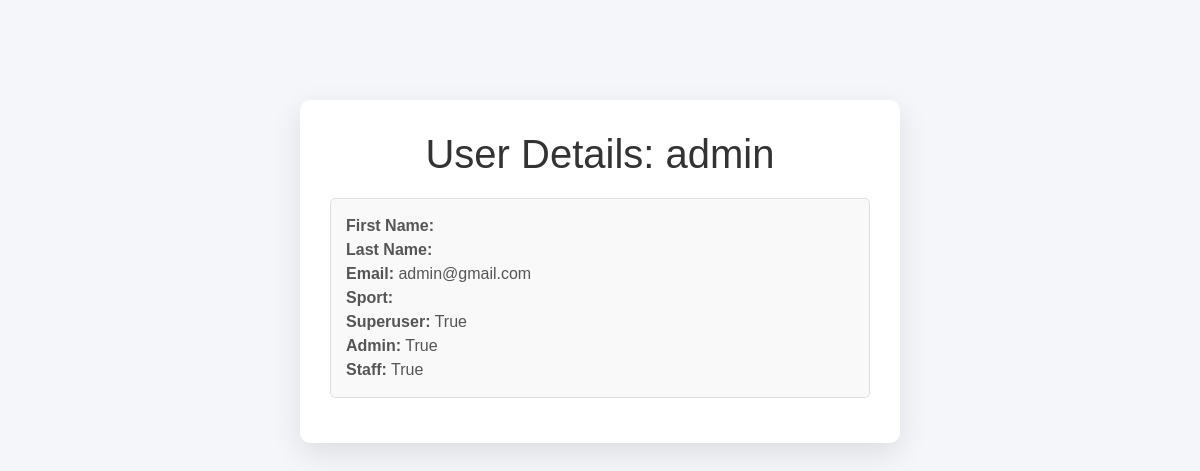
/admin_users/view/1/ (signed in), run on the app's committed database.
### myapp/models.py (models this page shows, shortened)
class CustomUser(AbstractUser):
    SPORT_CHOICES = [
        ('arnis', 'Arnis'),
        ('volleyball', 'Volleyball'),
        ('table_tennis', 'Table Tennis'),
    ]
    userID = models.AutoField(primary_key=True)
    username = models.CharField(max_length=255, unique=True)
    password = models.CharField(max_length=255)  # This field will store hashed passwords
    sport = models.CharField(max_length=20, choices=SPORT_CHOICES, blank=True, null=True)
    is_superuser = models.BooleanField(blank=True, null=True)
    is_admin = models.BooleanField(blank=True, null=True)
    is_staff = models.BooleanField(blank=True, null=True)
    groups = models.ManyToManyField(
        Group,
        blank=True,
        related_name='customuser_set',
        verbose_name='groups'
    )
    user_permissions = models.ManyToManyField(
        Permission,
        blank=True,
        related_name='customuser_set',
        verbose_name='user permissions'
    )

### myapp/views.py (the view)
    @login_required(login_url='/admin_login')  # Specify admin_login URL
    def _wrapped_view(request, *args, **kwargs):
        if request.user.is_admin:  # Check if the user is an admin
            return view_func(request, *args, **kwargs)
        else:
            messages.error(request, "You are not authorized to access the admin area.")
            return redirect('myapp:admin_login')  # Redirect non-admin users to the admin login page

### myapp/views.py (called while the page is built)
def admin_required(view_func):
    @login_required(login_url='/admin_login')  # Specify admin_login URL
    def _wrapped_view(request, *args, **kwargs):
        if request.user.is_admin:  # Check if the user is an admin
            return view_func(request, *args, **kwargs)
        else:
            messages.error(request, "You are not authorized to access the admin area.")
            return redirect('myapp:admin_login')  # Redirect non-admin users to the admin login page
    return _wrapped_view

@admin_required
def admin_view_user_view(request, user_id):
    user = get_object_or_404(CustomUser, userID=user_id)
    context = {'user': user}
    return render(request, 'admin/admin_user_view.html', context)

### myapp/templates/admin/admin_user_view.html (shortened to what this page needs)
<!DOCTYPE html>
<html lang="en">
<head>
    <link href="https://cdn.jsdelivr.net/npm/bootstrap@5.3.1/dist/css/bootstrap.min.css" rel="stylesheet">
</head>
<body>
<div class="container">
    <h1>User Details: {{ user.username }}</h1>
    <div class="user-info">
        <p><strong>First Name:</strong> {{ user.first_name }}</p>
        <p><strong>Last Name:</strong> {{ user.last_name }}</p>
        <p><strong>Email:</strong> {{ user.email }}</p>
        <p><strong>Sport:</strong> {{ user.sport }}</p>
        <p><strong>Superuser:</strong> {{ user.is_superuser }}</p>
        <p><strong>Admin:</strong> {{ user.is_admin }}</p>
        <p><strong>Staff:</strong> {{ user.is_staff }}</p>
    </div>
</div>
</body>
</html>

### myapp/templates/admin/admin_user_view.html (style rules this page uses)
body { background-color: #f4f6f9; font-family: 'Arial', sans-serif; }
.container { max-width: 600px; margin: 100px auto; padding: 30px; background-color: #ffffff; border-radius: 10px; box-shadow: 0 10px 30px rgba(0, 0, 0, 0.1); }
h1 { margin-bottom: 20px; text-align: center; color: #333; }
.user-info { margin-bottom: 15px; padding: 15px; border: 1px solid #e0e0e0; border-radius: 5px; background-color: #f9f9f9; }
.user-info p { margin: 0; color: #555; }

### data on the page
CustomUser: username "admin", email "admin@gmail.com", is_superuser "True", is_admin "True", is_staff "True"
